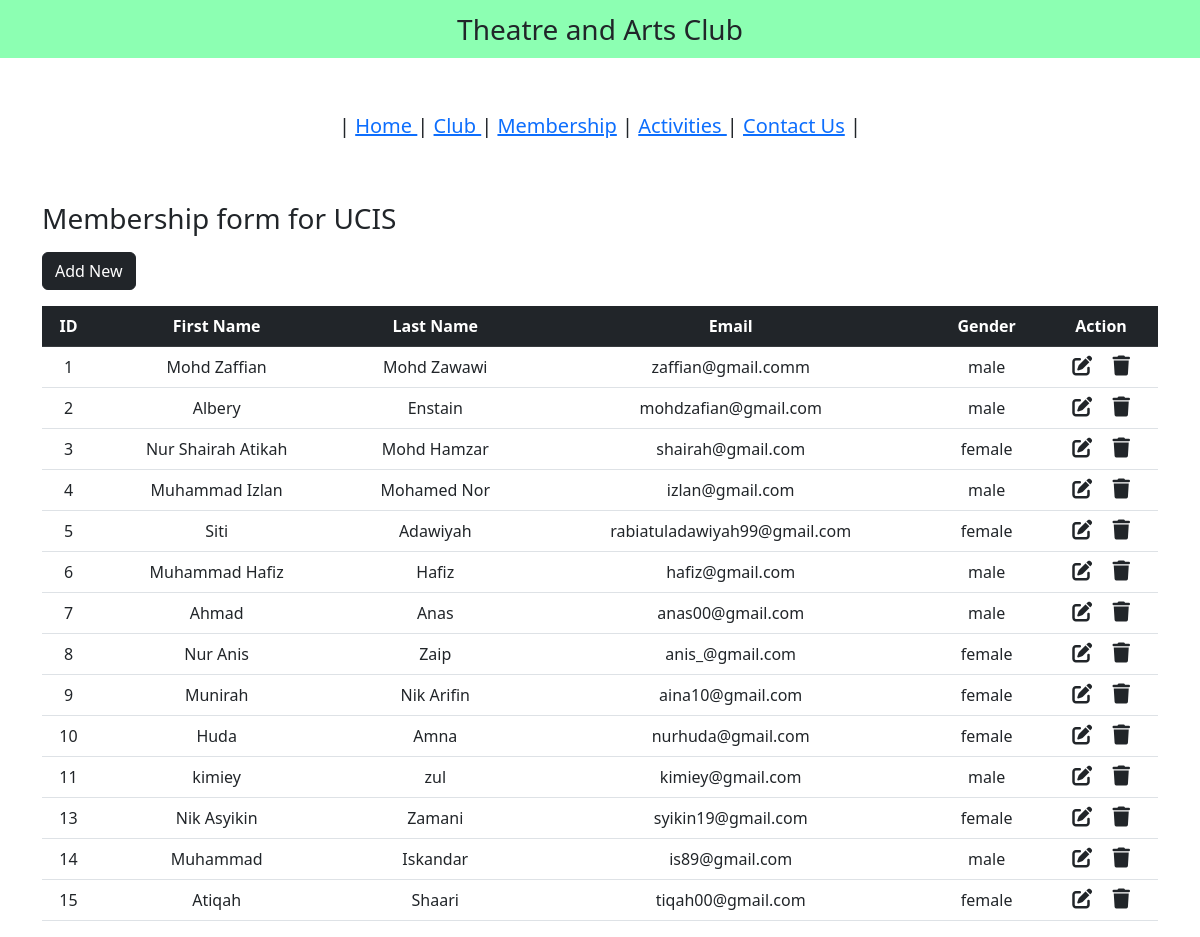
/membership.php, run on the app's committed database.
### tables this page shows
CREATE TABLE `members` (
  `id` int NOT NULL,
  `first_name` varchar(150) NOT NULL,
  `last_name` varchar(150) NOT NULL,
  `email` varchar(150) NOT NULL,
  `gender` varchar(50) NOT NULL,
  `username` varchar(150) NOT NULL,
  `password` varchar(150) NOT NULL
);

### membership.php (the view, shortened to what this page needs)
<?php
include "db_conn.php";
?>
<!DOCTYPE html>
<html lang="en">
<head>
  <link href="https://cdn.jsdelivr.net/npm/bootstrap@5.2.3/dist/css/bootstrap.min.css" rel="stylesheet">
  <link rel="stylesheet" href="https://cdnjs.cloudflare.com/ajax/libs/font-awesome/6.4.0/css/all.min.css" />
</head>
<body>
  <nav class="navbar navbar-light justify-content-center fs-3 mb-5" style="background-color: #00ff5573;">
    Theatre and Arts Club
  </nav>
   <nav class="navbar navbar-light justify-content-center fs-3 mb-5" style="background-color: #00fffff;">
<h5>| <a href="index.php">Home </a>| <a href="club.php">Club </a>| <a href="membership.php">Membership</a> | <a href="activity.php">Activities </a> | <a href="contact.php">Contact Us</a> | </h5></p>
</nav>
  <div class="container">
	<p align="center"><h3>Membership form for UCIS</h3></p>
    <a href="add-new.php" class="btn btn-dark mb-3">Add New</a>
    <table class="table table-hover text-center">
      <thead class="table-dark">
        <tr>
          <th scope="col">ID</th>
          <th scope="col">First Name</th>
          <th scope="col">Last Name</th>
          <th scope="col">Email</th>
          <th scope="col">Gender</th>
          <th scope="col">Action</th>
        </tr>
      </thead>
      <tbody>
        <?php
        $sql = "SELECT * FROM `members`";
        $result = mysqli_query($conn, $sql);
        while ($row = mysqli_fetch_assoc($result)) {
        ?>
          <tr>
            <td><?php echo $row["id"] ?></td>
            <td><?php echo $row["first_name"] ?></td>
            <td><?php echo $row["last_name"] ?></td>
            <td><?php echo $row["email"] ?></td>
            <td><?php echo $row["gender"] ?></td>
            <td>
              <a href="edit_membership.php?id=<?php echo $row["id"] ?>" class="link-dark"><i class="fa-solid fa-pen-to-square fs-5 me-3"></i></a>
              <a href="delete_membership.php?id=<?php echo $row["id"] ?>" class="link-dark"><i class="fa-solid fa-trash fs-5"></i></a>
            </td>
          </tr>
        <?php
        }
        ?>
      </tbody>
    </table>
  </div>
</body>
</html>

### data on the page
members: id "1", first_name "Mohd Zaffian", last_name "Mohd Zawawi", email "zaffian@gmail.comm", gender "male"
members: id "2", first_name "Albery", last_name "Enstain", email "mohdzafian@gmail.com", gender "male"
members: id "3", first_name "Nur Shairah Atikah", last_name "Mohd Hamzar", email "shairah@gmail.com", gender "female"
members: id "4", first_name "Muhammad Izlan", last_name "Mohamed Nor", email "izlan@gmail.com", gender "male"
members: id "5", first_name "Siti", last_name "Adawiyah", email "rabiatuladawiyah99@gmail.com", gender "female"
members: id "6", first_name "Muhammad Hafiz", last_name "Hafiz", email "hafiz@gmail.com", gender "male"
members: id "7", first_name "Ahmad", last_name "Anas", email "anas00@gmail.com", gender "male"
members: id "8", first_name "Nur Anis", last_name "Zaip", email "anis_@gmail.com", gender "female"
members: id "9", first_name "Munirah", last_name "Nik Arifin", email "aina10@gmail.com", gender "female"
members: id "10", first_name "Huda", last_name "Amna", email "nurhuda@gmail.com", gender "female"
members: id "11", first_name "kimiey", last_name "zul", email "kimiey@gmail.com", gender "male"
members: id "13", first_name "Nik Asyikin", last_name "Zamani", email "syikin19@gmail.com", gender "female"
members: id "14", first_name "Muhammad", last_name "Iskandar", email "is89@gmail.com", gender "male"
members: id "15", first_name "Atiqah", last_name "Shaari", email "tiqah00@gmail.com", gender "female"
